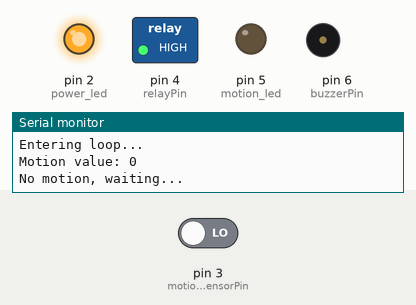
This sketch was run on a simulated Arduino Uno, built with avr-gcc and run on an emulated ATmega328P. On the bench: switched loads named in the sketch (green lamp = pin HIGH), output pins drawn as LEDs (lit = HIGH), buzzer (waves = sounding), the last lines printed to the serial monitor. The inputs (shaded band) are chosen by the test bench; at power-on: pin 3 (motionSensorPin) LOW.

Above: at 14.5 s.
14.6 s: pin 3 (motionSensorPin) driven HIGH
At 14.9 s:
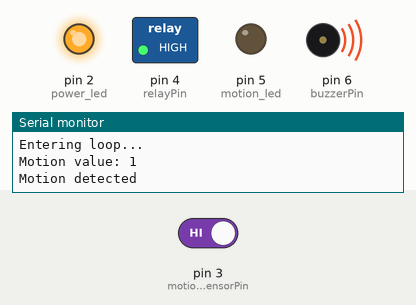
At 16.1 s:
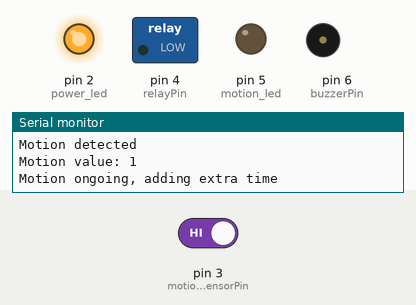
16.6 s: pin 3 (motionSensorPin) driven LOW
At 20.5 s:
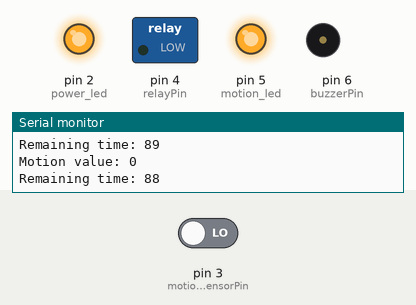
Timing chart, 0 to 22.0 s (numbered marks = the images above; inputs shaded):
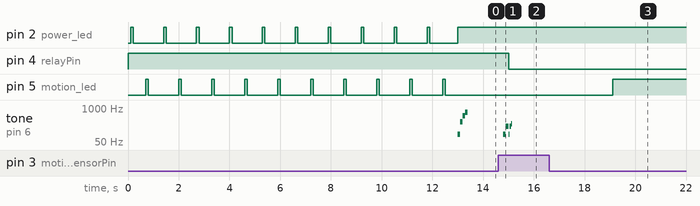

The sketch:

sketch.ino
```cpp
    int motionSensorPin = 3;
    int power_led = 2;
    int motion_led = 5;
    int relayPin = 4;
    int buzzerPin = 6;
    int led_time;

void warmup(){
    Serial.println("Motion sensor initializing...");
    for (int i = 0; i < 10; i++){
        delay(100);
        int led = 2;
        digitalWrite(led,HIGH);
        delay(100);
        digitalWrite(led,LOW);
        delay(500);
        led = 5;
        digitalWrite(led,HIGH);
        delay(100);
        digitalWrite(led,LOW);
        delay(500);
    }
    Serial.println("Setup complete");
}

void setup(){
    pinMode(power_led, OUTPUT);
    pinMode(motion_led, OUTPUT);
    pinMode(relayPin, OUTPUT);
    pinMode(motionSensorPin, INPUT);
    Serial.begin(9600);
    digitalWrite(relayPin, HIGH); // high == relay off
    warmup();
    digitalWrite(power_led, HIGH);
    readyBeep();

}

void readyBeep(){
    tone(buzzerPin, 100, 100);
    delay(100);
    tone(buzzerPin, 300, 100);
    delay(100);
    tone(buzzerPin, 500, 100);
    delay(100);
    tone(buzzerPin, 700, 100);
}

void lowBeep(){
    tone(buzzerPin, 100, 200);
    delay(100);
    tone(buzzerPin, 200, 200);
    delay(100);
    tone(buzzerPin, 300, 200);
}
void highBeep(){
    tone(buzzerPin, 500, 200);
    delay(100);
    tone(buzzerPin, 400, 200);
    delay(100);
    tone(buzzerPin, 500, 200);
}
void addBeep(){
    tone(buzzerPin, 100, 50);
    delay(50);
    tone(buzzerPin, 200, 50);
    delay(50);
    tone(buzzerPin, 250, 30);

}

void playWarning(){
    Serial.println("Playing the song");
    int buzzerPin = 6;
    tone(buzzerPin,261,100);
    delay(1000);
    tone(buzzerPin,470,205);
    delay(1000);
    tone(buzzerPin,180,74);
    delay(1000);
    tone(buzzerPin,100,300);
    delay(500);
    tone(buzzerPin,20,100);
    delay(500);
}

void blinker(){
    int wait_time = 60;
    int i = 0;
    int delay_time = 1000;
    int warning_played = 0;
    int critical_played = 0;

    // keep the light on for 'wait_time' seconds
    while(i < wait_time){
        int remaining_time = wait_time - i;
        // FIXME: this has to be later changed to omething more reasonable

        // if there's less that 3 minutes remaining,
        // and motion is ongoing, add extra wait time
        if (remaining_time < 180){
        if(getMotion() == HIGH){
            Serial.println("Motion ongoing, adding extra time");
            wait_time = wait_time + 30;
            addBeep();
            delay(3000); //pir is active for 3 seconds so wait it out
        }

        }

        if(remaining_time == 30){
            if(warning_played != 1){
            playWarning();
            warning_played = 1;
            }
        }
        if(remaining_time < 5){
            if(critical_played != 1){
            highBeep();
            critical_played = 1;
            }
        }
        Serial.print("Remaining time: ");
        Serial.println(remaining_time);
        // time led will blink depending on how much time is remaining
        // if there's more than minute remaining do a long blink,
        // if less than a minute, do short blink
        digitalWrite(motion_led,HIGH);
        if(remaining_time > 60){
            led_time = 1000;
        }

        if(remaining_time < 60){
            led_time = 500;
        }
        delay(led_time);
        digitalWrite(motion_led,LOW);
        delay(delay_time-led_time);
        i++;
    }
    Serial.println("Wait time is over");
    delay(1000);
}

void lightOn(){
    digitalWrite(relayPin, LOW);
}

void lightOff(){
    digitalWrite(relayPin, HIGH);
}


int getMotion(){
    int motionSensorValue = digitalRead(motionSensorPin);
    Serial.print("Motion value: ");
    Serial.println(motionSensorValue);
    return motionSensorValue;
}


void loop(){
    Serial.println("Entering loop...");
    if(getMotion() == HIGH){
        Serial.println("Motion detected");
        lowBeep();
        lightOn();
        blinker();
        lightOff();
        delay(2000);
    } else {
        Serial.println("No motion, waiting...");
        delay(500);
}
}
```

Measured:
- after the input at 14.6 s, pin 4 (relayPin): HIGH → LOW after 0.40 s; tone on pin 6 (buzzerPin): plays 100 Hz for 0.10 s, 200 Hz for 0.10 s, 100 Hz for 0.05 s, 200 Hz for 0.05 s, 250 Hz for 0.03 s, starting after 0.20 s
- after the input at 16.6 s, tone on pin 6 (buzzerPin): stops changing and stays silent
- by itself, tone on pin 6 (buzzerPin): plays 100 Hz for 0.10 s, 300 Hz for 0.10 s, 500 Hz for 0.10 s, 700 Hz for 0.10 s
